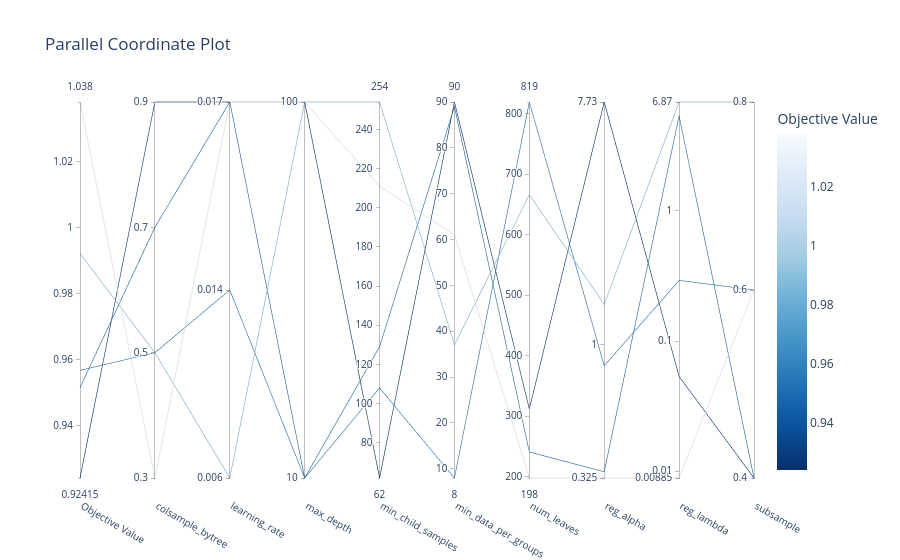

Notebook code cell kept with this figure:
### Code cell
optuna.visualization.plot_parallel_coordinate(study)

### Figure 1 — Plotly figure (JSON) as saved in the notebook; plotly's stock layout.template omitted (floating-point values rounded to 4 significant figures)
{"data": [{"dimensions": [{"label": "Objective Value", "range": [0.9242, 1.038], "values": [1.038, 0.9921, 0.9567, 0.9515, 0.9242]}, {"label": "colsample_bytree", "range": [0, 3], "ticktext": ["0.3", "0.5", "0.7", "0.9"], "tickvals": [0, 1, 2, 3], "values": [0, 1, 1, 2, 3]}, {"label": "learning_rate", "range": [0, 2], "ticktext": ["0.006", "0.014", "0.017"], "tickvals": [0, 1, 2], "values": [2, 0, 1, 2, 2]}, {"label": "max_depth", "range": [0, 1], "ticktext": ["10", "100"], "tickvals": [0, 1], "values": [1, 1, 0, 0, 1]}, {"label": "min_child_samples", "range": [62, 254], "values": [211, 254, 108, 129, 62]}, {"label": "min_data_per_groups", "range": [8, 90], "values": [61, 37, 8, 89, 90]}, {"label": "num_leaves", "range": [198, 819], "values": [198, 666, 819, 241, 312]}, {"label": "reg_alpha", "range": [-0.4882, 0.8883], "ticktext": ["0.325", "1", "7.73"], "tickvals": [-0.4882, 0, 0.8883], "values": [-0.4882, 0.1473, -0.07744, -0.4655, 0.8883]}, {"label": "reg_lambda", "range": [-2.053, 0.837], "ticktext": ["0.00885", "0.01", "0.1", "1", "6.87"], "tickvals": [-2.053, -2, -1, 0, 0.837], "values": [-2.053, 0.837, -0.5342, 0.7306, -1.273]}, {"label": "subsample", "range": [0, 2], "ticktext": ["0.4", "0.6", "0.8"], "tickvals": [0, 1, 2], "values": [1, 2, 1, 0, 0]}], "labelangle": 30, "labelside": "bottom", "line": {"color": [1.038, 0.9921, 0.9567, 0.9515, 0.9242], "colorbar": {"title": {"text": "Objective Value"}}, "colorscale": [[0, "rgb(247,251,255)"], [0.125, "rgb(222,235,247)"], [0.25, "rgb(198,219,239)"], [0.375, "rgb(158,202,225)"], [0.5, "rgb(107,174,214)"], [0.625, "rgb(66,146,198)"], [0.75, "rgb(33,113,181)"], [0.875, "rgb(8,81,156)"], [1, "rgb(8,48,107)"]], "reversescale": true, "showscale": true}, "type": "parcoords"}], "layout": {"autosize": true, "title": {"text": "Parallel Coordinate Plot"}}}
